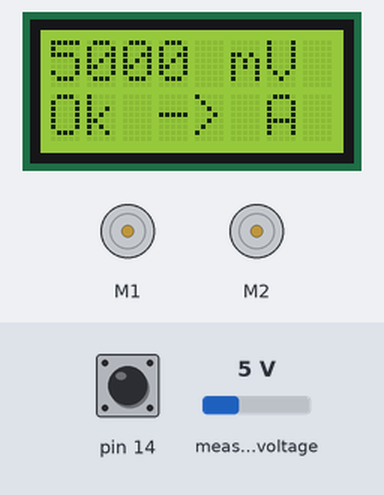
Simulated run of this sketch. Board: Arduino Leonardo, built with avr-gcc and run on an emulated ATmega32U4. Shown: 8×2 character LCD, 2 × DC motor (green arrow = forward, orange = backward, longer = faster). The test bench sets the inputs (shaded band); at power-on: pin 14 HIGH, measured voltage 5 V.

Above: at 1.1 s.
1.2 s: pin 14 pulled LOW for 0.35 s
At 1.6 s:
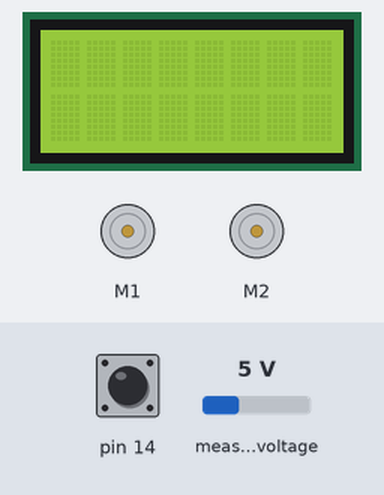
At 3.4 s:
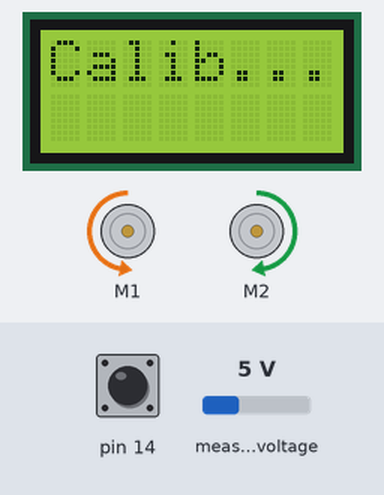
4.5 s: pin 14 pulled LOW for 1 s
At 5.6 s:
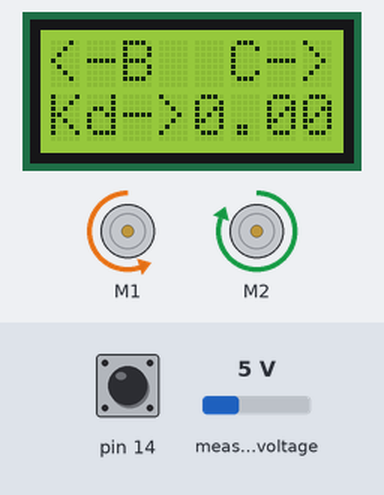
Timing chart, 0 to 7.5 s (numbered marks = the images above; inputs shaded):
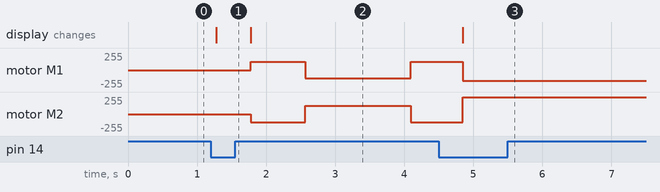

The sketch:

readLineLinefollower.ino
```cpp
#include <Zumo32U4.h>

Zumo32U4LineSensors sensors;
Zumo32U4ButtonA buttonA;
Zumo32U4ButtonB buttonB;
Zumo32U4ButtonC buttonC;
Zumo32U4Motors motors;
Zumo32U4LCD lcd;

// Kp = 0.75, Kd = 1.5

#define sensorCount 5
unsigned int sensorValues[sensorCount];
unsigned int middleSensor;
int edgeValue = 500;
int avSpeed = 150;
int deltaSpeed;
int leftSpeed;
int rightSpeed;
float diff;
float kp = 0.8;
float kd = 0;
int newE;

void setup() {
    testBattery();
    sensors.initFiveSensors();
    lcd.print("Calib...");
    autoCalibration();
    lcd.gotoXY(0, 1);
    lcd.print("Go -> A");
    buttonA.waitForPress();
    lcd.clear();
}

void loop() {
    sensors.readCalibrated(sensorValues);
    followEdge(sensorValues[2]);
}

void followEdge(int sensor) {
    if (buttonA.getSingleDebouncedPress()) {
        menu();
    }
    // lcd.clear();
    lcd.print("Kp->");
    lcd.print(kp);
    lcd.gotoXY(0, 1);
    lcd.print("Kd->");
    lcd.print(kd);

    static int oldE;
    newE = edgeValue - sensor;
    diff = newE - oldE;
    deltaSpeed = (kp * newE) + (kd * diff);
    oldE = newE;
    leftSpeed = avSpeed - deltaSpeed;
    rightSpeed = avSpeed + deltaSpeed;
    motors.setSpeeds(leftSpeed, rightSpeed);
}
```

calibration.ino
```cpp
void autoCalibration() {
    for (int i = 0; i < 120; i++) {
        if (i > 30 && i <= 90) {
        motors.setSpeeds(-200, 200);
        } else {
        motors.setSpeeds(200, -200);
        }
        sensors.calibrate();
    }
    motors.setSpeeds(0, 0);
}
```

menu.ino
```cpp
void menu() {
    int state = 1;
    motors.setSpeeds(0, 0);
    lcd.clear();
    switch (state) {
        case 1:
            lcd.println("<-B  C->");
            lcd.gotoXY(0, 1);
            lcd.println("   kp");
            if (buttonA.getSingleDebouncedPress()) {
                lcd.clear();
                lcd.println(kp);
                if (buttonB.getSingleDebouncedPress()) {
                    kp = kp - 0.1;
                } else if (buttonC.getSingleDebouncedPress()) {
                    kp = kp + 0.1;
                }
            }
        break;

        case 2:
            lcd.println("<-B  C->");
            lcd.gotoXY(0, 1);
            lcd.println("   kd");
            if (buttonA.getSingleDebouncedPress()) {
                lcd.clear();
                lcd.println(avSpeed);
                if (buttonB.getSingleDebouncedPress()) {
                    kd = kd - 0.1;
                } else if (buttonC.getSingleDebouncedPress()) {
                    kd = kd + 0.1;
                }
            }
        break;

        case 3:
            lcd.println("<-B  C->");
            lcd.gotoXY(0, 1);
            lcd.println(" speedy");
            if (buttonA.getSingleDebouncedPress()) {
                lcd.clear();
                lcd.println(avSpeed);
                if (buttonB.getSingleDebouncedPress()) {
                    avSpeed = avSpeed - 0.1;
                } else if (buttonC.getSingleDebouncedPress()) {
                    avSpeed = avSpeed + 0.1;
                }
            }
        break;

        case 4:
        break;
    }
}
```

menus.ino
```cpp
void kpMenu() {
    lcd.clear();
    lcd.print("Kp is: ");
    motors.setSpeeds(0, 0);
    delay(500);
    while (!buttonA.getSingleDebouncedPress()) {
        if (buttonB.getSingleDebouncedPress()) {
            kp = kp - 0.05;
        }
        else if (buttonC.getSingleDebouncedPress()) {
            kp = kp + 0.05;
        }
        lcd.gotoXY(0, 1);
        lcd.print(kp);
        lcd.gotoXY(0, 0);
    }
}

void kdMenu() {
    lcd.clear();
    lcd.print("Kd is: ");
    motors.setSpeeds(0, 0);
    while (!buttonA.getSingleDebouncedPress()) {
        if (buttonB.getSingleDebouncedPress()) {
            kd = kd - 0.1;
        }
        else if (buttonC.getSingleDebouncedPress()) {
            kd = kd + 0.1;
        }
        lcd.gotoXY(0, 1);
        lcd.print(kd);
        lcd.gotoXY(0, 0);
    }
}

void speedMenu() {
    lcd.clear();
    lcd.print("Speed is");
    motors.setSpeeds(0, 0);
    while (!buttonA.getSingleDebouncedPress()) {
        if (buttonB.getSingleDebouncedPress()) {
            avSpeed = avSpeed - 50;
        }
        else if (buttonC.getSingleDebouncedPress()) {
            avSpeed = avSpeed + 50;
        }
        lcd.gotoXY(0, 1);
        lcd.print(avSpeed);
        lcd.gotoXY(0, 0);
    }
}
```

testBattery.ino
```cpp
void testBattery() {
  int uMin = 4200;
  int uBat;
  while (!buttonA.isPressed()) {
    uBat = readBatteryMillivolts();
    lcd.gotoXY(0, 0); lcd.print(uBat); lcd.print(" mV");

    lcd.gotoXY(0, 1);
    if (uBat < uMin) {
      lcd.print("Too low!");
    }
    else {
      lcd.print("Ok -> A");
    }
    delay(300);
  }

  if (uBat < uMin) {
    lcd.clear();
    lcd.print("Change");
    lcd.gotoXY(0, 1);
    lcd.print("Battery");
    while (1);
  }
  else{
    lcd.clear();
  }
  delay(500);
}
```

Measured:
- after the input at 1.2 s, motor M1: stopped → forward 127/255 after 0.58 s, → backward 127/255 0.79 s later, → forward 127/255 1.5 s later; motor M2: stopped → backward 127/255 after 0.58 s, → forward 127/255 0.79 s later, → backward 127/255 1.5 s later; the display: changes after 0.07 s (image 1)
- after the input at 4.5 s, motor M1: forward 127/255 → backward 159/255 after 0.35 s; motor M2: backward 127/255 → forward 255/255 after 0.35 s; the display: changes after 0.35 s (image 3)
